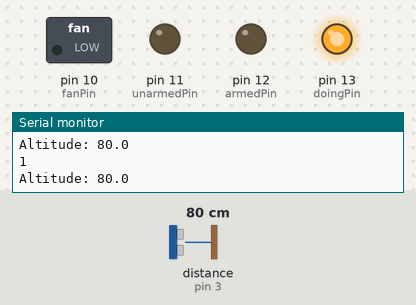
This sketch was run on a simulated Arduino Uno, built with avr-gcc and run on an emulated ATmega328P. Parts: switched loads named in the sketch (green lamp = pin HIGH), output pins drawn as LEDs (lit = HIGH), the last lines printed to the serial monitor. Dashed ring = blinking. Inputs (shaded band) come from the test bench; at power-on: distance to the obstacle (sensor on pin 3) 80 cm. The echo pulse lasts 58.3 µs per cm; pins used as bus, display or sensor lines are not drawn.

Above: at 8.9 s.
9.0 s: distance to the obstacle (sensor on pin 3) set to 18 cm
12.0 s: distance to the obstacle (sensor on pin 3) set to 13 cm
At 13.3 s:
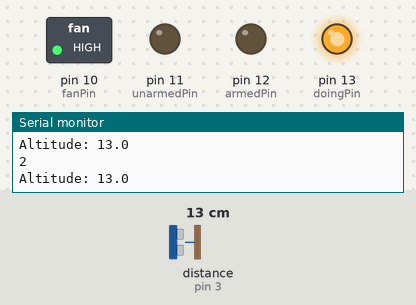
13.6 s: distance to the obstacle (sensor on pin 3) set to 35 cm
At 16.58 s:
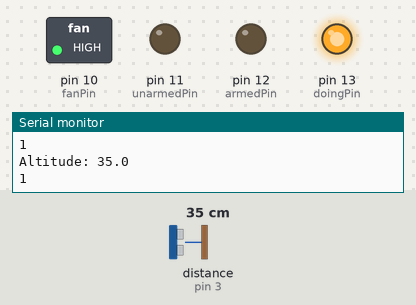
16.6 s: distance to the obstacle (sensor on pin 3) set to 2 cm
At 17.5 s:
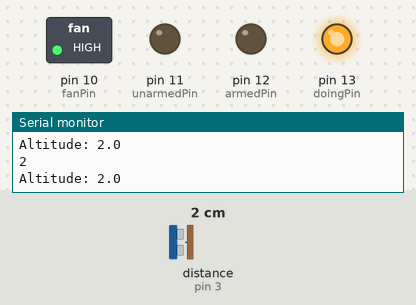
Timing chart, 0 to 19.1 s (numbered marks = the images above; inputs shaded):
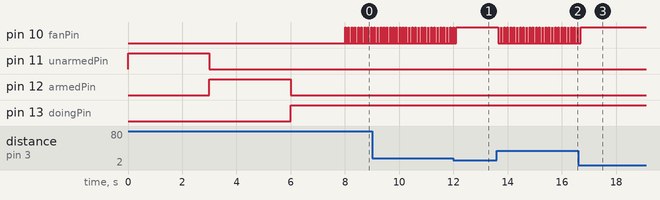

The sketch:

altimeter_2.0.ino
```cpp
// establish pins
const int echoPin = 3;
const int trigPin = 2;
const int fanPin = 10;
const int unarmedPin = 11;
const int armedPin = 12;
const int doingPin = 13;

// define states
// enum State {UNARMED, ARMED, DOING};
// State currentState = UNARMED;
enum State {UNARMED, ARMED, DOING};
enum Range {LOWER, NEAR, FULL};
State currentState = UNARMED;
Range currentRange = LOWER;

// variable creation
long duration;  // duration measured in microseconds (us)
float altitude; // altitude measured in cm

void setup() {
  // establish input and output pin
  pinMode(echoPin, INPUT);
  pinMode(trigPin, OUTPUT);
  pinMode(fanPin, OUTPUT);
  pinMode(unarmedPin, OUTPUT);
  pinMode(armedPin, OUTPUT);
  pinMode(doingPin, OUTPUT);
  Serial.begin(9600);
}

// altitude function
void readAltitude() {
  // set sensor off
  digitalWrite(trigPin, LOW);
  delayMicroseconds(2);

  // set signal on for 10 us (8 bursts), then set off
  digitalWrite(trigPin, HIGH);
  delayMicroseconds(10);
  digitalWrite(trigPin, LOW);

  // time from initial pulse to detection with 38ms timeout (about 6.5m max range)
  duration = pulseIn(echoPin, HIGH, 38000);

  // check if a valid reading was received
  if (duration > 0) {
    // altitude calculation
    altitude = (duration * 0.0343) / 2; // 0.0343 cm/us is approx. speed of sound
  }
}

void setUnarmed() {
    // set and print state
  currentState = UNARMED;
  Serial.println(currentState);
  digitalWrite(fanPin, LOW);

  // set LEDs
  digitalWrite(unarmedPin, HIGH);
  digitalWrite(armedPin, LOW);
  digitalWrite(doingPin, LOW);
}

void setArmed() {
    // set and print state
  currentState = ARMED;
  Serial.println(currentState);
  digitalWrite(fanPin, LOW);

  // set LEDs
  digitalWrite(unarmedPin, LOW);
  digitalWrite(armedPin, HIGH);
  digitalWrite(doingPin, LOW);
}

void setDoing() {
    // set and print state
  currentState = DOING;
  Serial.println(currentState);

  // set LEDs
  digitalWrite(unarmedPin, LOW);
  digitalWrite(armedPin, LOW);
  digitalWrite(doingPin, HIGH);
  delay(2000);

  int counter = 0; // dummy variable
  int increment = 100; // can be fine-tuned
  while (counter <= 500000) {
    doAltimeter();
    delay(increment);
    counter += increment;
  }
}

void setLower() {
  // set and print range
  currentRange = LOWER;
  Serial.println(currentRange);

  // *APPROXIMATION* to control propeller speed
  digitalWrite(fanPin, HIGH);
  delayMicroseconds(10000);
  digitalWrite(fanPin, LOW);
  delayMicroseconds(5);
}

void setNear() {
  // set and print range
  currentRange = NEAR;
  Serial.println(currentRange);

  // *APPROXIMATION* to control propeller speed
  digitalWrite(fanPin, HIGH);
  delayMicroseconds(80000);
  digitalWrite(fanPin, LOW);
  delayMicroseconds(5);
}

void setFull() {
  // set and print range
  currentRange = FULL;
  Serial.println(currentRange);

  // *APPROXIMATION* to control propeller speed
  digitalWrite(fanPin, HIGH);
  delayMicroseconds(5);
}

// check to change rotor speed
void checkAltitude() {
  if (altitude > 91.4) {
    setLower();
  }
  else if (altitude < 91.4 and altitude > 15.2) {
    setNear();
  }
  else {
    setFull();
  }
}

// altimeter function
void doAltimeter() {
  readAltitude();
  checkAltitude();

  // printing results on the serial
  Serial.print("Altitude: ");
  Serial.println(altitude, 1); // print with 1 decimal place
  }

// loop to demonstrate working order of each mode
void loop() {
  setUnarmed();
  delay(3000);

  setArmed();
  delay(3000);

  setDoing();
}
```

Measured:
- the behaviour switches between 16 and 15 cm on distance to the obstacle (sensor on pin 3) (found by bisection; images 0 and 1)
- after the input at 12.0 s, pin 10 (fanPin): goes on until 12.1 s, then stays HIGH
- after the input at 13.6 s, pin 10 (fanPin): alternates HIGH for 0.01 s and LOW for 0.10 s, starting after 0.05 s
- after the input at 16.6 s, pin 10 (fanPin): goes on until 16.7 s, then stays HIGH
